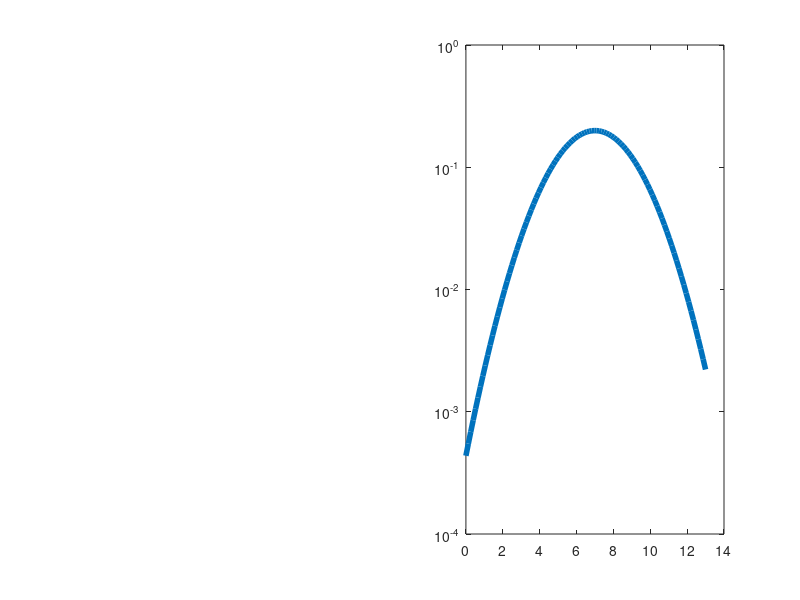

Here is the MATLAB script that generated this plot:
%1
% The probability of getting snake eyes is (1/6)*(1/6) = 1/36 and the
% probability of getting sum seven is (1/6)*(1/6)*6 = 1/6. So getting snake
% eyes are more probable. And the ratio of probability is (1/36)/(1/6) =
% 1/6.


%2
%The probability of getting sum equals to 1 is 0%. The probability of 
%getting sum equals to 2 is (1/6)*(1/6) = 1/36. The probability of 
%getting sum equals to 3 is (1/6)*(1/6)*2 = 1/18. The probability of 
%getting sum equals to 4 is (1/6)*(1/6)*3 = 1/12. The probability of 
%getting sum equals to 5 is (1/6)*(1/6)*4 = 1/9. The probability of getting
%sum equals to 6 is (1/6)*(1/6)*5 = 5/36. The probability of getting sum 
%equals to 7 is (1/6)*(1/6)*6 = 1/6. The probability of getting sum equals
%to 8 is (1/6)*(1/6)*5 = 5/36. The probability of getting sum equals to 9 
%is (1/6)*(1/6)*4 = 1/9. The probability of getting sum equals to 10 is 
%(1/6)*(1/6)*3 = 1/12. The probability of getting sum equals to 11 is (1/6)*
%(1/6)*2 = 1/18. The probability of getting sum equals to 12 is (1/6)*(1/6)
%= 1/36. The probability of getting sum equals to 13 is 0. 

%So the graph is a normal gaussian distribution and the mean is 7.
%The x-axis on histogram is the number of the sum of two dices.

x = linspace(0,13,100);
gaus = makedist("Normal",'mu',7,'sigma',2); 
subplot(1,2,2)
plot(x,pdf(gaus,x),"LineWidth",4);
set(gca,'YScale','log')


%3
%The mean is 7 and the variance of it is [0,13]. 


%4
%The graph of average of 10 dices is a non-symmetric graph and it is
%definitly not a gaussian distribution. The probability of getting small
%number (average) is way larger than the probability of getting big number
%(average) and the distribution of getting different number does not fit a
%gaussian graph because it is not symmetric. 


%5
%It is pretty simple to explain that the sum of an initial gaussian
%distribution is also a gaussian distribution. We add two gaussian
%distributions up and get another graph. The numbers of y-axis may change
%but it is still a gaussian distribution graph and the mean will not change
%also. Same with the average one. 